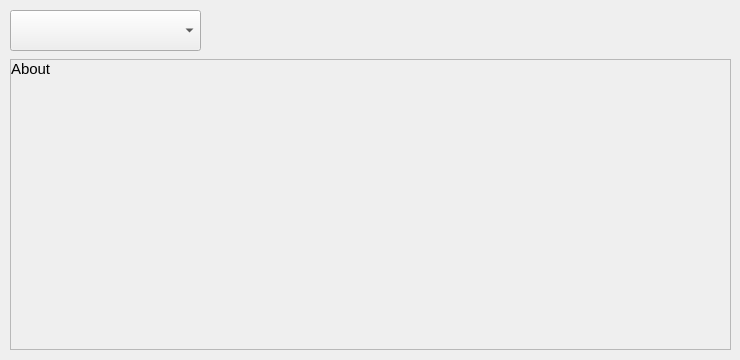
<?xml version="1.0" encoding="UTF-8"?>
<ui version="4.0">
 <class>AboutAlgorithm</class>
 <widget class="QDialog" name="AboutAlgorithm">
  <property name="geometry">
   <rect>
    <x>0</x>
    <y>0</y>
    <width>740</width>
    <height>360</height>
   </rect>
  </property>
  <property name="minimumSize">
   <size>
    <width>740</width>
    <height>360</height>
   </size>
  </property>
  <property name="maximumSize">
   <size>
    <width>740</width>
    <height>360</height>
   </size>
  </property>
  <property name="windowTitle">
   <string>Dialog</string>
  </property>
  <widget class="QComboBox" name="comboBox">
   <property name="geometry">
    <rect>
     <x>10</x>
     <y>10</y>
     <width>191</width>
     <height>41</height>
    </rect>
   </property>
   <property name="font">
    <font>
     <pointsize>17</pointsize>
     <weight>75</weight>
     <bold>true</bold>
    </font>
   </property>
  </widget>
  <widget class="QScrollArea" name="scrollArea">
   <property name="geometry">
    <rect>
     <x>10</x>
     <y>59</y>
     <width>721</width>
     <height>291</height>
    </rect>
   </property>
   <property name="widgetResizable">
    <bool>true</bool>
   </property>
   <widget class="QWidget" name="scrollAreaWidgetContents">
    <property name="geometry">
     <rect>
      <x>0</x>
      <y>0</y>
      <width>719</width>
      <height>289</height>
     </rect>
    </property>
    <widget class="QLabel" name="label_about">
     <property name="geometry">
      <rect>
       <x>0</x>
       <y>0</y>
       <width>721</width>
       <height>291</height>
      </rect>
     </property>
     <property name="font">
      <font>
       <pointsize>11</pointsize>
      </font>
     </property>
     <property name="text">
      <string>About</string>
     </property>
     <property name="scaledContents">
      <bool>false</bool>
     </property>
     <property name="alignment">
      <set>Qt::AlignLeading|Qt::AlignLeft|Qt::AlignTop</set>
     </property>
     <property name="wordWrap">
      <bool>true</bool>
     </property>
     <property name="margin">
      <number>6</number>
     </property>
    </widget>
   </widget>
  </widget>
 </widget>
 <resources/>
 <connections/>
</ui>
